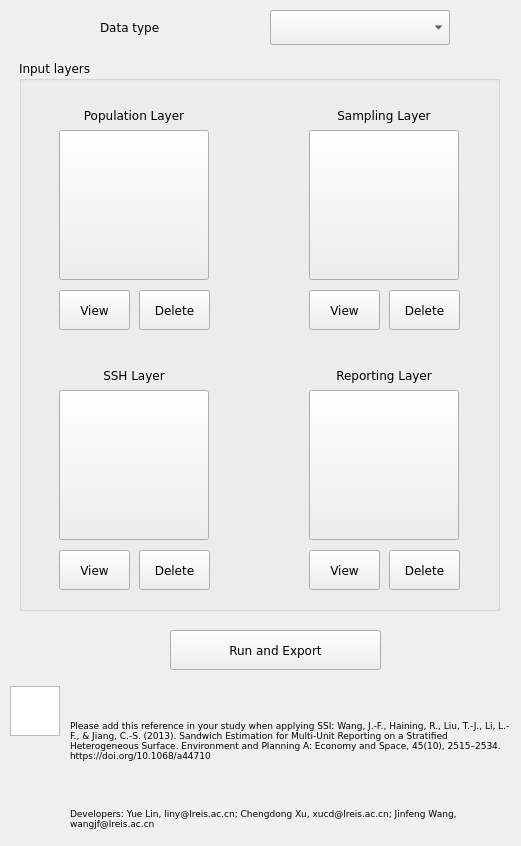
<?xml version="1.0" encoding="UTF-8"?>
<ui version="4.0">
 <class>MainWindow</class>
 <widget class="QMainWindow" name="MainWindow">
  <property name="geometry">
   <rect>
    <x>0</x>
    <y>0</y>
    <width>521</width>
    <height>846</height>
   </rect>
  </property>
  <property name="font">
   <font>
    <family>Verdana</family>
    <pointsize>10</pointsize>
    <weight>50</weight>
    <bold>false</bold>
   </font>
  </property>
  <property name="windowTitle">
   <string>Sandwich</string>
  </property>
  <property name="styleSheet">
   <string notr="true"/>
  </property>
  <widget class="QWidget" name="centralWidget">
   <property name="font">
    <font>
     <pointsize>9</pointsize>
     <weight>50</weight>
     <bold>false</bold>
    </font>
   </property>
   <widget class="QComboBox" name="objType">
    <property name="geometry">
     <rect>
      <x>270</x>
      <y>10</y>
      <width>180</width>
      <height>35</height>
     </rect>
    </property>
    <property name="font">
     <font>
      <pointsize>9</pointsize>
      <weight>50</weight>
      <bold>false</bold>
     </font>
    </property>
   </widget>
   <widget class="QLabel" name="label">
    <property name="geometry">
     <rect>
      <x>100</x>
      <y>10</y>
      <width>171</width>
      <height>35</height>
     </rect>
    </property>
    <property name="font">
     <font>
      <pointsize>9</pointsize>
      <weight>50</weight>
      <bold>false</bold>
     </font>
    </property>
    <property name="text">
     <string>Data type</string>
    </property>
   </widget>
   <widget class="QPushButton" name="run">
    <property name="geometry">
     <rect>
      <x>170</x>
      <y>630</y>
      <width>211</width>
      <height>40</height>
     </rect>
    </property>
    <property name="text">
     <string>Run and Export</string>
    </property>
   </widget>
   <widget class="QGroupBox" name="groupBox">
    <property name="geometry">
     <rect>
      <x>19</x>
      <y>60</y>
      <width>481</width>
      <height>551</height>
     </rect>
    </property>
    <property name="title">
     <string>Input layers</string>
    </property>
    <widget class="QLabel" name="label_2">
     <property name="geometry">
      <rect>
       <x>40</x>
       <y>300</y>
       <width>150</width>
       <height>30</height>
      </rect>
     </property>
     <property name="text">
      <string>SSH Layer</string>
     </property>
     <property name="alignment">
      <set>Qt::AlignCenter</set>
     </property>
    </widget>
    <widget class="QLabel" name="label_3">
     <property name="geometry">
      <rect>
       <x>40</x>
       <y>40</y>
       <width>150</width>
       <height>30</height>
      </rect>
     </property>
     <property name="text">
      <string>Population Layer</string>
     </property>
     <property name="alignment">
      <set>Qt::AlignCenter</set>
     </property>
    </widget>
    <widget class="QPushButton" name="objLyr">
     <property name="geometry">
      <rect>
       <x>40</x>
       <y>70</y>
       <width>150</width>
       <height>150</height>
      </rect>
     </property>
     <property name="autoFillBackground">
      <bool>false</bool>
     </property>
     <property name="styleSheet">
      <string notr="true">QPushButton#objLyr{border-image: url(:/res/ObjectLayer-01.png);}
QPushButton#objLyr:hover{border-image:url(:/res/ObjectLayer-02.png)}</string>
     </property>
     <property name="text">
      <string/>
     </property>
     <property name="iconSize">
      <size>
       <width>150</width>
       <height>150</height>
      </size>
     </property>
    </widget>
    <widget class="QPushButton" name="rptLyr">
     <property name="geometry">
      <rect>
       <x>290</x>
       <y>330</y>
       <width>150</width>
       <height>150</height>
      </rect>
     </property>
     <property name="styleSheet">
      <string notr="true">QPushButton#rptLyr{border-image: url(:/res/ReportingLayer-01.png);}
QPushButton#rptLyr:hover{border-image: url(:/res/ReportingLayer-02.png)}</string>
     </property>
     <property name="text">
      <string/>
     </property>
    </widget>
    <widget class="QPushButton" name="view_3">
     <property name="geometry">
      <rect>
       <x>40</x>
       <y>490</y>
       <width>71</width>
       <height>40</height>
      </rect>
     </property>
     <property name="text">
      <string>View</string>
     </property>
    </widget>
    <widget class="QPushButton" name="view_4">
     <property name="geometry">
      <rect>
       <x>290</x>
       <y>490</y>
       <width>71</width>
       <height>40</height>
      </rect>
     </property>
     <property name="text">
      <string>View</string>
     </property>
    </widget>
    <widget class="QPushButton" name="view_1">
     <property name="geometry">
      <rect>
       <x>40</x>
       <y>230</y>
       <width>71</width>
       <height>40</height>
      </rect>
     </property>
     <property name="text">
      <string>View</string>
     </property>
    </widget>
    <widget class="QPushButton" name="view_2">
     <property name="geometry">
      <rect>
       <x>290</x>
       <y>230</y>
       <width>71</width>
       <height>40</height>
      </rect>
     </property>
     <property name="text">
      <string>View</string>
     </property>
    </widget>
    <widget class="QPushButton" name="splLyr">
     <property name="geometry">
      <rect>
       <x>290</x>
       <y>70</y>
       <width>150</width>
       <height>150</height>
      </rect>
     </property>
     <property name="styleSheet">
      <string notr="true">QPushButton#splLyr{border-image: url(:/res/SamplingLayer-01.png);}
QPushButton#splLyr:hover{border-image:url(:/res/SamplingLayer-02.png)}</string>
     </property>
     <property name="text">
      <string/>
     </property>
    </widget>
    <widget class="QPushButton" name="stfLyr">
     <property name="geometry">
      <rect>
       <x>40</x>
       <y>330</y>
       <width>150</width>
       <height>150</height>
      </rect>
     </property>
     <property name="styleSheet">
      <string notr="true">QPushButton#stfLyr{border-image: url(:/res/StratifiedLayer-01.png);}
QPushButton#stfLyr:hover{border-image: url(:/res/StratifiedLayer-02.png)}</string>
     </property>
     <property name="text">
      <string/>
     </property>
    </widget>
    <widget class="QLabel" name="label_4">
     <property name="geometry">
      <rect>
       <x>290</x>
       <y>40</y>
       <width>150</width>
       <height>30</height>
      </rect>
     </property>
     <property name="text">
      <string>Sampling Layer</string>
     </property>
     <property name="alignment">
      <set>Qt::AlignCenter</set>
     </property>
    </widget>
    <widget class="QLabel" name="label_5">
     <property name="geometry">
      <rect>
       <x>290</x>
       <y>300</y>
       <width>150</width>
       <height>30</height>
      </rect>
     </property>
     <property name="text">
      <string>Reporting Layer</string>
     </property>
     <property name="alignment">
      <set>Qt::AlignCenter</set>
     </property>
    </widget>
    <widget class="QPushButton" name="del_1">
     <property name="geometry">
      <rect>
       <x>120</x>
       <y>230</y>
       <width>71</width>
       <height>40</height>
      </rect>
     </property>
     <property name="text">
      <string>Delete</string>
     </property>
    </widget>
    <widget class="QPushButton" name="del_2">
     <property name="geometry">
      <rect>
       <x>370</x>
       <y>230</y>
       <width>71</width>
       <height>40</height>
      </rect>
     </property>
     <property name="text">
      <string>Delete</string>
     </property>
    </widget>
    <widget class="QPushButton" name="del_3">
     <property name="geometry">
      <rect>
       <x>120</x>
       <y>490</y>
       <width>71</width>
       <height>40</height>
      </rect>
     </property>
     <property name="text">
      <string>Delete</string>
     </property>
    </widget>
    <widget class="QPushButton" name="del_4">
     <property name="geometry">
      <rect>
       <x>370</x>
       <y>490</y>
       <width>71</width>
       <height>40</height>
      </rect>
     </property>
     <property name="text">
      <string>Delete</string>
     </property>
    </widget>
    <zorder>label_2</zorder>
    <zorder>label_3</zorder>
    <zorder>rptLyr</zorder>
    <zorder>view_3</zorder>
    <zorder>view_4</zorder>
    <zorder>view_1</zorder>
    <zorder>view_2</zorder>
    <zorder>splLyr</zorder>
    <zorder>stfLyr</zorder>
    <zorder>label_4</zorder>
    <zorder>label_5</zorder>
    <zorder>objLyr</zorder>
    <zorder>del_1</zorder>
    <zorder>del_2</zorder>
    <zorder>del_3</zorder>
    <zorder>del_4</zorder>
   </widget>
   <widget class="QGraphicsView" name="graphicsView">
    <property name="geometry">
     <rect>
      <x>10</x>
      <y>686</y>
      <width>50</width>
      <height>50</height>
     </rect>
    </property>
    <property name="styleSheet">
     <string notr="true">border-image: url(:/res/sandwich.png);</string>
    </property>
   </widget>
   <widget class="QLabel" name="label_6">
    <property name="geometry">
     <rect>
      <x>70</x>
      <y>686</y>
      <width>441</width>
      <height>110</height>
     </rect>
    </property>
    <property name="font">
     <font>
      <pointsize>7</pointsize>
     </font>
    </property>
    <property name="text">
     <string>Please add this reference in your study when applying SSI: Wang, J.-F., Haining, R., Liu, T.-J., Li, L.-F., &amp; Jiang, C.-S. (2013). Sandwich Estimation for Multi-Unit Reporting on a Stratified Heterogeneous Surface. Environment and Planning A: Economy and Space, 45(10), 2515–2534. https://doi.org/10.1068/a44710</string>
    </property>
    <property name="wordWrap">
     <bool>true</bool>
    </property>
   </widget>
   <widget class="QLabel" name="label_7">
    <property name="geometry">
     <rect>
      <x>70</x>
      <y>793</y>
      <width>441</width>
      <height>51</height>
     </rect>
    </property>
    <property name="font">
     <font>
      <pointsize>7</pointsize>
     </font>
    </property>
    <property name="text">
     <string>Developers: Yue Lin, liny@lreis.ac.cn; Chengdong Xu, xucd@lreis.ac.cn; Jinfeng Wang, wangjf@lreis.ac.cn</string>
    </property>
    <property name="wordWrap">
     <bool>true</bool>
    </property>
   </widget>
   <zorder>groupBox</zorder>
   <zorder>objType</zorder>
   <zorder>label</zorder>
   <zorder>run</zorder>
   <zorder>graphicsView</zorder>
   <zorder>label_6</zorder>
   <zorder>label_7</zorder>
  </widget>
 </widget>
 <layoutdefault spacing="6" margin="11"/>
 <resources/>
 <connections/>
</ui>
